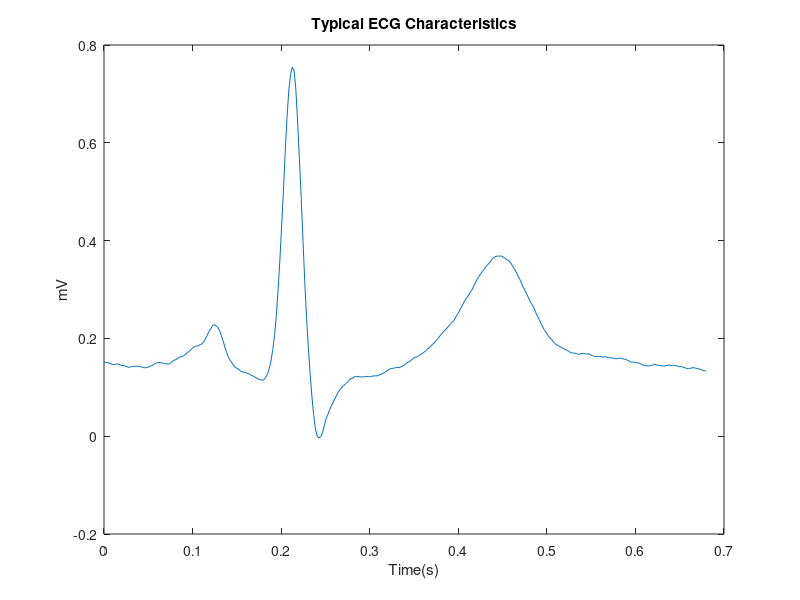
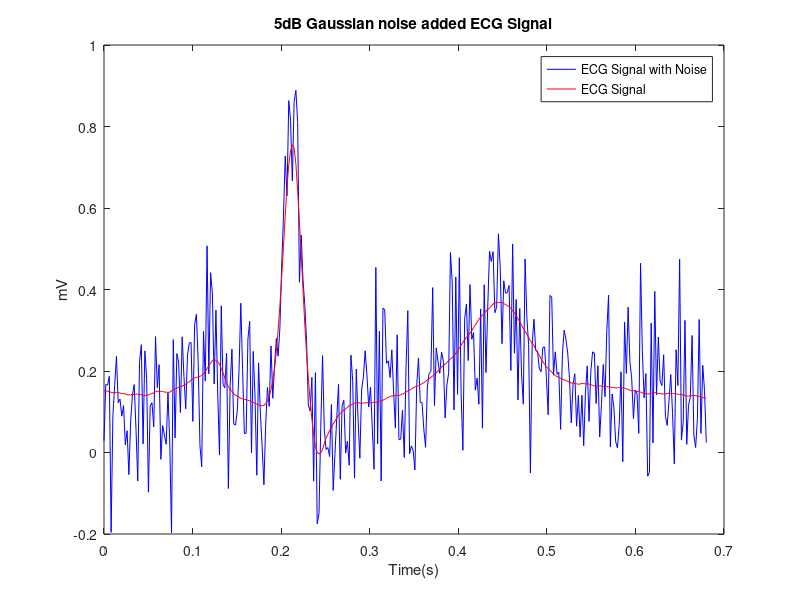
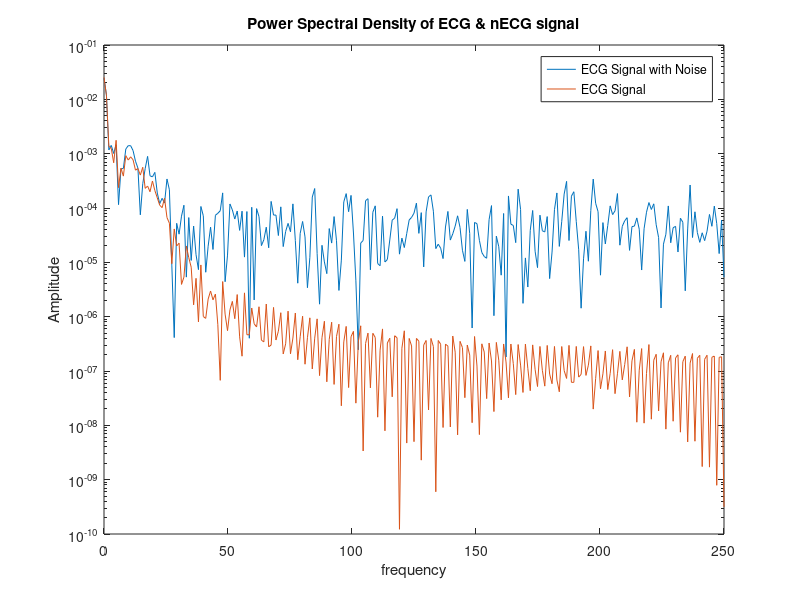

MATLAB code to generate these figures, in order: (Note: this script raises an error after producing the figures.)
%Question 1
%Smoothing Filters
%1.1 Moving Average Filter
%Preliminaries
%i) LoadECG_template.mat
clear all;
load('ECG_template.mat');
raw_ecg =  ECG_template;

%ii) Plot the loaded signal with the adjusted time scale
[rows, len] = size(raw_ecg);
%sampling frequency 500Hz
fs = 500;
time = linspace(0,len/fs,len);
figure('Name','ECG_template Data');
plot(time,ECG_template);
title('Typical ECG Characteristics'),xlabel('Time(s)'),ylabel('mV');

%iii) Add white Gaussian noise of 5 dB
noisy_ECG = awgn(raw_ecg,5, 'measured');
figure('Name','ECG_template Data with 5dB Gaussian Noise');
plot(time,noisy_ECG, 'b',time,ECG_template, 'r');
title('5dB Gaussian noise added ECG Signal'),legend('ECG Signal with Noise','ECG Signal');
xlabel('Time(s)'),ylabel('mV');

%iv) Plot the power spectral density (PSD)
[pxx_raw,f_raw] = periodogram(raw_ecg,rectwin(len),512,fs);
[pxx,f] = periodogram(noisy_ECG,rectwin(len),512,fs);

figure('Name','ECG_template Data');
semilogy(f,pxx,f_raw, pxx_raw);
title('Power Spectral Density of ECG & nECG signal'),legend('ECG Signal with Noise','ECG Signal');
xlabel('frequency'),ylabel('Amplitude');

%MA(3) filter implementation with a customised script
%i) 
filt_order = 3;
ma3ECG_1 = mAvgfilter(noisy_ECG, filt_order);

%ii) Derive the group delay
group_delay = floor((filt_order-1)/(2*fs));

%iii)Plot the delay compensated ma3ECG_1and nECG on the same plot and compare
delayed_time = time - group_delay;

figure('Name','Comparing nECG and delay compensated maECG_1');
plot(time,noisy_ECG,'b',delayed_time,ma3ECG_1,'r');
title('Comparing nECG and delay compensated Filtered Signal')
legend('ECG Signal with Noise', 'Delay compensated maECG_1');

%iv) Produce overlapping PSDs of ma3ECG_1and nECG

figure('Name', 'PSD of ma3ECG_1and nECG')
[pxx,f] = periodogram(noisy_ECG,rectwin(len),[],fs);
[pxx2,f2] = periodogram(ma3ECG_1,rectwin(len),[],fs);
semilogy(f,pxx,f2,pxx2)
grid on;
title('Compare Power Spectral Density Estimate of ma3ECG_1and nECG')
legend('ECG signal with noise','Delay compensated maECG_1');
xlabel('Frequency(Hz)')
ylabel('Amplitude')

%MA(3) filter implementation with the MATLAB built-in function
%i) Using the filter(b,a,X) function
filt_order_2 = 3; % Whatever you want.
kernel = ones(filt_order_2,1) / filt_order_2;
ma3ECG_2 = filter(kernel, 1, noisy_ECG);

group_delay_2 = floor((filt_order_2-1)/(2*fs));
delayed_time_2 = time - group_delay_2;
%ii) Plot nECG, ECG_template and ma3ECG_2 on the same plot

figure('Name','Comparing ECG_template, noisy_ECG and ma3ECG_2');
plot(time, raw_ecg, 'black', time,noisy_ECG,'b', delayed_time_2, ma3ECG_2,'r');
title('Comparing ECG_template, noisy_ECG and ma3ECG_2')
legend('ECG template','ECG Signal with Noise', 'Delay compensated maECG_2');
xlabel('Time(s)')
ylabel('mV')

%iii) Using the fvtool(b,a) to inspect the magnitude response, phase response and the pole-zero plot of the MA(3) filter
fvtool(kernel,1);


